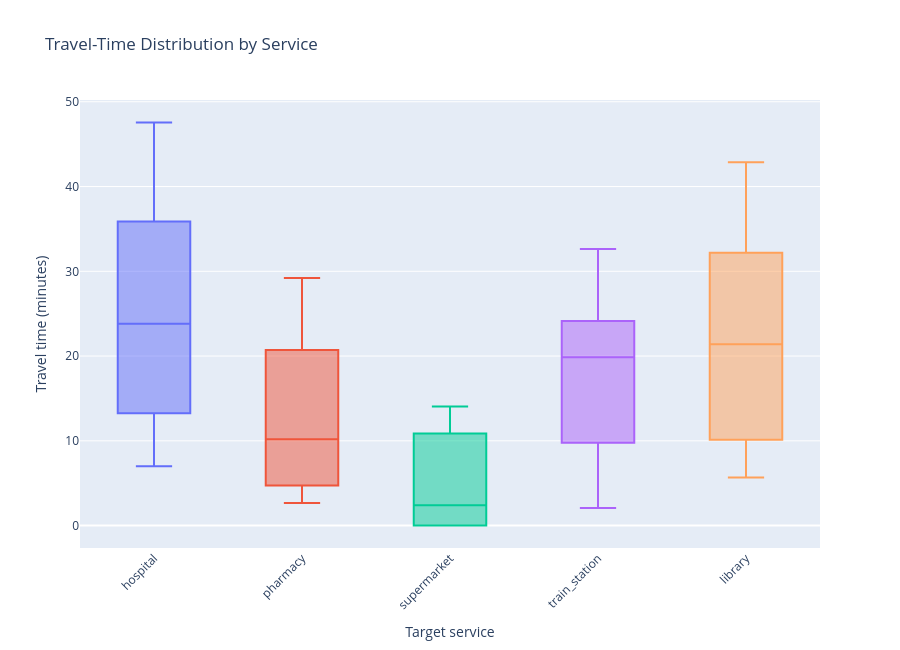

Notebook code cell kept with this figure:
### Markdown cell above
### 5. Interactive box plot ###

### Code cell
if accessibility.empty:
    print("No accessibility data available.")
else:

    fig = px.box(
        accessibility,
        x="service",
        y="travel_time_min",
        color="service",
        points="outliers",
        title="Travel-Time Distribution by Service",
        labels={
            "service": "Target service",
            "travel_time_min": "Travel time (minutes)",
        },
        hover_data=[
            "origin_index",
        ],
    )

    fig.update_layout(
        xaxis_tickangle=-45,
        showlegend=False,
        height=650,
    )

    fig.show()

    fig.write_html(
        MAP_DIR / "service_travel_time_boxplot.html",
        include_plotlyjs="cdn",
    )

### Figure 1 — Plotly figure (JSON) as saved in the notebook; plotly's stock layout.template omitted (floating-point values rounded to 4 significant figures)
{"data": [{"alignmentgroup": "True", "boxpoints": "outliers", "customdata": [[6], [7], [8], [9], [10], [11], [12], [13], [14], [15], [16], [17], [18], [19], [20], [21], [22], [23], [24], [25], [26], [27]], "hovertemplate": "Target service=%{x}<br>Travel time (minutes)=%{y}<br>origin_index=%{customdata[0]}<extra></extra>", "legendgroup": "hospital", "marker": {"color": "#636efa"}, "name": "hospital", "notched": false, "offsetgroup": "hospital", "orientation": "v", "showlegend": true, "type": "box", "x": ["hospital", "hospital", "hospital", "hospital", "hospital", "hospital", "hospital", "hospital", "hospital", "hospital", "hospital", "hospital", "hospital", "hospital", "hospital", "hospital", "hospital", "hospital", "hospital", "hospital", "hospital", "hospital"], "x0": " ", "xaxis": "x", "y": [32.23, 39.06, 35.87, 39.06, 11.92, 9.945, 17.72, 36.28, 27.8, 20.08, 7.005, 17.9, 9.951, 41.04, 47.57, 27.74, 27.55, 13.3, 12.87, 13.24, 28.41, 15.2], "y0": " ", "yaxis": "y"}, {"alignmentgroup": "True", "boxpoints": "outliers", "customdata": [[6], [7], [8], [9], [10], [11], [12], [13], [14], [15], [16], [17], [18], [19], [20], [21], [22], [23], [24], [25], [26], [27]], "hovertemplate": "Target service=%{x}<br>Travel time (minutes)=%{y}<br>origin_index=%{customdata[0]}<extra></extra>", "legendgroup": "pharmacy", "marker": {"color": "#EF553B"}, "name": "pharmacy", "notched": false, "offsetgroup": "pharmacy", "orientation": "v", "showlegend": true, "type": "box", "x": ["pharmacy", "pharmacy", "pharmacy", "pharmacy", "pharmacy", "pharmacy", "pharmacy", "pharmacy", "pharmacy", "pharmacy", "pharmacy", "pharmacy", "pharmacy", "pharmacy", "pharmacy", "pharmacy", "pharmacy", "pharmacy", "pharmacy", "pharmacy", "pharmacy", "pharmacy"], "x0": " ", "xaxis": "x", "y": [21.23, 20.71, 17.51, 20.71, 4.256, 2.655, 11.72, 24.29, 17.54, 9.65, 3.859, 3.515, 2.71, 23.58, 29.21, 10.28, 10.09, 4.741, 8.203, 7.988, 21.44, 6.634], "y0": " ", "yaxis": "y"}, {"alignmentgroup": "True", "boxpoints": "outliers", "customdata": [[6], [7], [8], [9], [10], [11], [12], [13], [14], [15], [16], [17], [18], [19], [20], [21], [22], [23], [24], [25], [26], [27]], "hovertemplate": "Target service=%{x}<br>Travel time (minutes)=%{y}<br>origin_index=%{customdata[0]}<extra></extra>", "legendgroup": "supermarket", "marker": {"color": "#00cc96"}, "name": "supermarket", "notched": false, "offsetgroup": "supermarket", "orientation": "v", "showlegend": true, "type": "box", "x": ["supermarket", "supermarket", "supermarket", "supermarket", "supermarket", "supermarket", "supermarket", "supermarket", "supermarket", "supermarket", "supermarket", "supermarket", "supermarket", "supermarket", "supermarket", "supermarket", "supermarket", "supermarket", "supermarket", "supermarket", "supermarket", "supermarket"], "x0": " ", "xaxis": "x", "y": [7.85, 14.05, 10.85, 14.05, 1.383, 3.412, 6.126, 12.11, 11.65, 11.79, 8.623, 7.775, 0.0, 0.0, 0.0, 0.0, 0.0, 0.0, 0.0, 0.0, 0.0, 0.0], "y0": " ", "yaxis": "y"}, {"alignmentgroup": "True", "boxpoints": "outliers", "customdata": [[6], [7], [8], [9], [10], [11], [12], [13], [14], [15], [16], [17], [18], [19], [20], [21], [22], [23], [24], [25], [26], [27]], "hovertemplate": "Target service=%{x}<br>Travel time (minutes)=%{y}<br>origin_index=%{customdata[0]}<extra></extra>", "legendgroup": "train_station", "marker": {"color": "#ab63fa"}, "name": "train_station", "notched": false, "offsetgroup": "train_station", "orientation": "v", "showlegend": true, "type": "box", "x": ["train_station", "train_station", "train_station", "train_station", "train_station", "train_station", "train_station", "train_station", "train_station", "train_station", "train_station", "train_station", "train_station", "train_station", "train_station", "train_station", "train_station", "train_station", "train_station", "train_station", "train_station", "train_station"], "x0": " ", "xaxis": "x", "y": [22.48, 24.14, 20.94, 24.14, 6.745, 6.368, 26.87, 25.9, 18.8, 10.9, 15.93, 2.078, 9.78, 26.12, 32.64, 12.82, 12.63, 6.381, 23.35, 23.14, 22.69, 6.016], "y0": " ", "yaxis": "y"}, {"alignmentgroup": "True", "boxpoints": "outliers", "customdata": [[6], [7], [8], [9], [10], [11], [12], [13], [14], [15], [16], [17], [18], [19], [20], [21], [22], [23], [24], [25], [26], [27]], "hovertemplate": "Target service=%{x}<br>Travel time (minutes)=%{y}<br>origin_index=%{customdata[0]}<extra></extra>", "legendgroup": "library", "marker": {"color": "#FFA15A"}, "name": "library", "notched": false, "offsetgroup": "library", "orientation": "v", "showlegend": true, "type": "box", "x": ["library", "library", "library", "library", "library", "library", "library", "library", "library", "library", "library", "library", "library", "library", "library", "library", "library", "library", "library", "library", "library", "library"], "x0": " ", "xaxis": "x", "y": [32.18, 34.46, 31.26, 34.46, 5.663, 10.11, 17.66, 35.6, 28.14, 20.25, 7.899, 13.86, 8.906, 36.04, 42.87, 22.74, 22.55, 5.715, 14.15, 13.93, 31.66, 7.608], "y0": " ", "yaxis": "y"}], "layout": {"boxmode": "overlay", "height": 650, "legend": {"title": {"text": "Target service"}, "tracegroupgap": 0}, "showlegend": false, "title": {"text": "Travel-Time Distribution by Service"}, "xaxis": {"anchor": "y", "categoryarray": ["hospital", "pharmacy", "supermarket", "train_station", "library"], "categoryorder": "array", "domain": [0, 1], "tickangle": -45, "title": {"text": "Target service"}}, "yaxis": {"anchor": "x", "domain": [0, 1], "title": {"text": "Travel time (minutes)"}}}}
